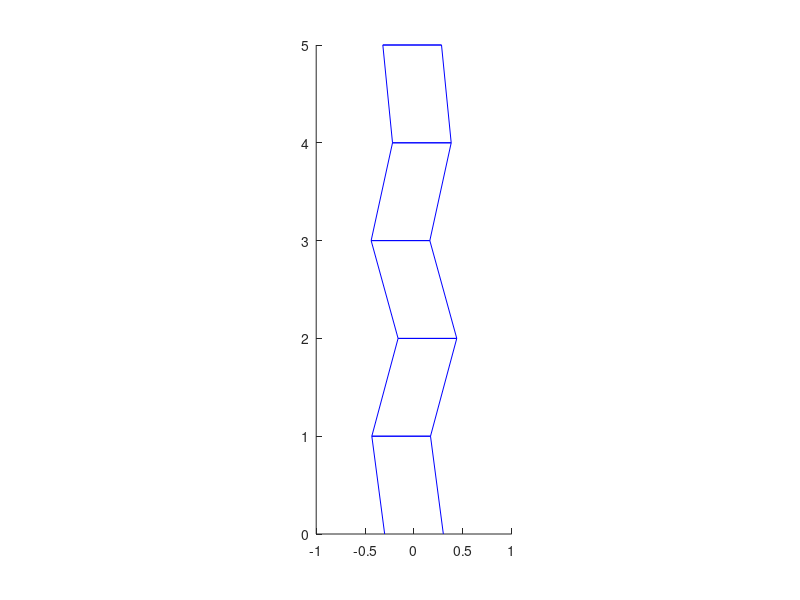
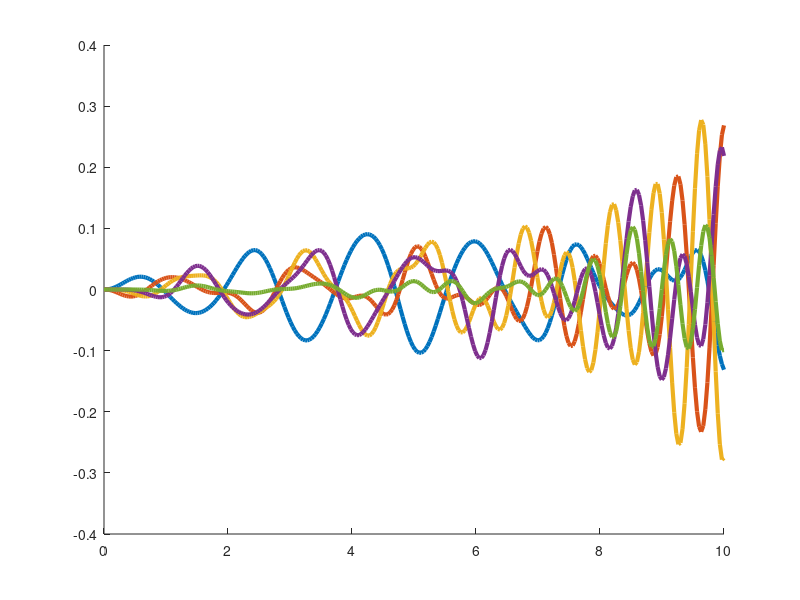

These figures' MATLAB source, in order: (Note: this script raises an error after producing the figures.)
clear all
close all

% Code C Draft 
% Last Modified: 17/5/22

%parameters
N = 5;
m = 100 * [9, 4, 4, 7, 1];      % part (a)
k = 10000 * ones(1,N);          % part (a)
c = 200 * ones(1,N);            % part (a)

M = diag(m);                                                        % part (a)
K = diag(-k-[k(2:end),0]) + diag(k(2:end),1) + diag(k(2:end),-1);   % part (a)
C = diag(-c-[c(2:end),0]) + diag(c(2:end),1) + diag(c(2:end),-1);   % part (a)

a = 0.3; omega = 3;
f = @(t) [a*cos(omega*t);zeros(N-1,1)];


% X'' = M^{-1}KX + M^(-1)CX'+F, X(0)=0 and X'(0)=0
% Rewrite this equation so that it is in the form x' = [X;X']' = Ax + F(t)
% by finding A (I have supplied F and the initial condition for you)
A = [zeros(N,N), eye(N,N); M^(-1)*K, M^(-1)*C];     % part (a)
F = @(t) [zeros(N,1); f(t)];
%initial condition
x0 = zeros(2*N,1);

%rate of change of state x
RHS = @(x,t) A*x + F(t);

%solver parameters and domain  
Nt = 300;
tmax = 10;
t = linspace(0,tmax,Nt);
dt = t(2)-t(1);
x = zeros(2*N,Nt); %here we store the solution at each timestep in separate (Nt) columns
 
 %set initial condition to solution in first column
 x(:,1) = x0;
 %iterate Eulers method for every timestep and later iterate Heun's method
 %for accuracy.
 for i = 2:Nt
 x(:,i) = x(:,i-1) + dt* RHS(x(:,i-1),t(i-1)); % part (b)
 end
 
 %Create animation of building --- you do not need to touch this.
 xpos = x(1:N,:);
 halfwidth = 0.3;
  figure(1),
 for i = 1:Nt
    cla, hold on
     plot(xpos(:,i)-halfwidth,[1:N],'b')
     plot(xpos(:,i)+halfwidth,[1:N],'b')
     plot([0, xpos(1,i)]+halfwidth,[0, 1],'b')
     plot([0, xpos(1,i)]-halfwidth,[0, 1],'b')
     for j = 1:N
     plot([xpos(j,i)+halfwidth, xpos(j,i)-halfwidth],[j, j],'b')
     plot([xpos(j,i)+halfwidth, xpos(j,i)-halfwidth],[j, j],'b')
     end
     
     axis equal
     xlim([-1 1])
     ylim([0 N])
 drawnow
 end
 
 
 %Create figure showing the inter-floor displacement from each floor to the
 %floor below it (in the case of Floor 1, it is the displacement of Floor 1
 %compared to the ground).
 figure (2)
 cla
 hold on
 displacement = x(1:N,:) - [zeros(1,Nt); x(1:N-1,:)]; %part c
 for i = 1:N
     plot(t' ,displacement(i,:),'LineWidth',3)
 end
 newcolors = {'#F00','#F80','#FF0','#0B0','#00F'};
 colororder(newcolors)
 legend('Floor 1','Floor 2','Floor 3','Floor 4','Floor 5');
 
 
